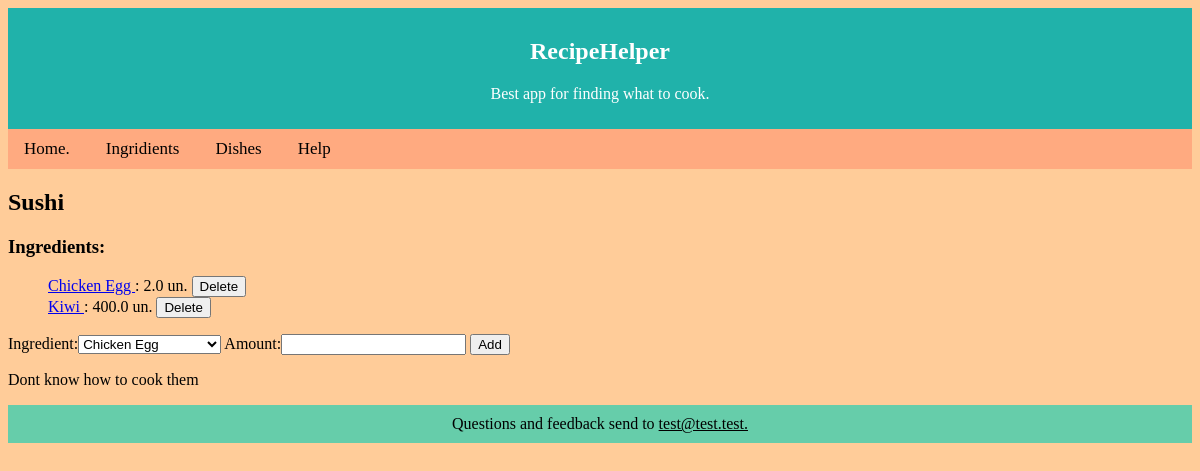
/recipe/6/, run on an earlier commit of the app's database.
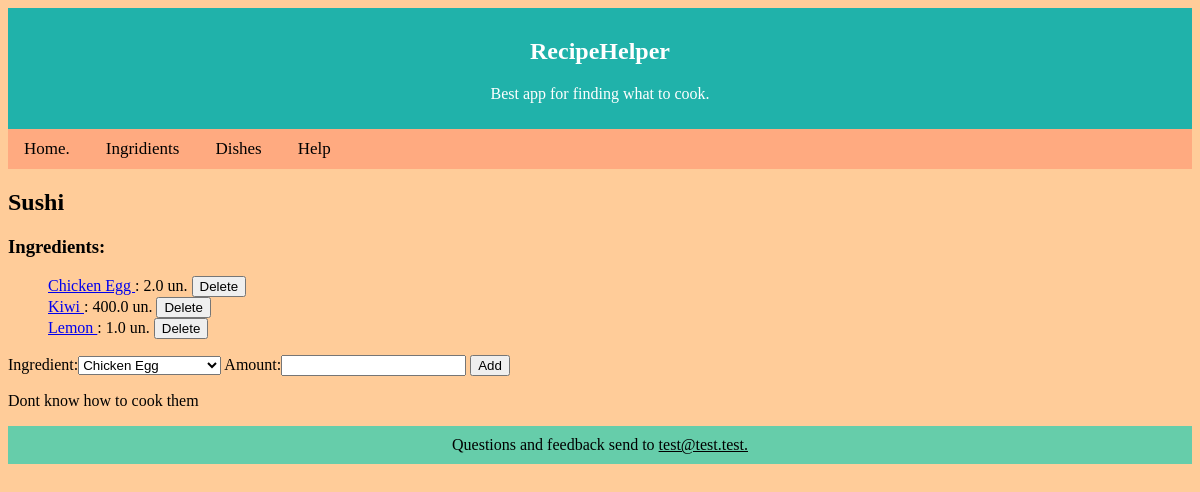
And on a later commit of the database.
### Picker/models.py (models this page shows, shortened)
class Recipe(models.Model):
    dish = models.ForeignKey(Dish, on_delete=models.CASCADE)
    ingredient = models.ForeignKey(Ingredient, on_delete=models.PROTECT)
    amount = models.DecimalField(max_digits = 10, decimal_places = 1, null = True)
    class Meta:
        unique_together = (('dish', 'ingredient'),)

class Ingredient(models.Model):
    name = models.CharField(max_length = 40, unique = True)
    units = models.CharField(max_length = 10)
    description = models.TextField(blank = True, default = '')

### Picker/views.py (the view)
# urls.py: path('recipe/<int:dish_id>/', views.recipe, name='recipe'),
def recipe(request, dish_id):
    try:
        rec = Dish.objects.get(pk=dish_id)
    except Dish.DoesNotExist:
        raise Http404("There is no such recipe.")
    ing_list = Recipe.objects.filter(dish_id=dish_id).select_related('ingredient')
    if request.method == 'POST':
        is_deleted = False
        for temp in ing_list:
            if str(temp.ingredient_id) in request.POST:
                Recipe.objects.filter(pk=temp.pk).delete()
                form = DishForm()
                is_deleted = True
                break
        if not is_deleted:
            form = DishForm(request.POST)
            if form.is_valid():
                ing2rec = Recipe(dish_id = dish_id, ingredient_id = form.cleaned_data['ingredient'],
                                 amount=form.cleaned_data['amount'])
                ing2rec.save()
        ing_list = Recipe.objects.filter(dish_id=dish_id).select_related('ingredient')
    else:
        form = DishForm()
    template = loader.get_template('dish.html')
    context = {
        'dish_name': rec.name,
        'ingredients_list': ing_list,
        'dish_description': rec.description,
        'form': form,
    }
    return HttpResponse(template.render(context, request))

### Picker/forms.py
class DishForm(forms.Form):
    choises = [tuple([x.id, x.name]) for x in Ingredient.objects.all()]
    ingredient = forms.CharField(widget = forms.Select(choices = choises))
    amount = forms.DecimalField(max_digits = 10, decimal_places = 1)

### templates/dish.html (shortened to what this page needs)
{% extends 'base.html' %}
{% block nav %}
<nav>
    <a href="{% url 'index' %}">Home.</a>
    <a href="{% url 'ing_cat' %}">Ingridients</a>
    <a href="{% url 'catalog' %}">Dishes</a>
    <a>Help</a>
</nav>
{% endblock %}
{% block content %}
<h2>{{ dish_name }}</h2>
<h3>Ingredients:</h3>
{% if ingredients_list %}
<ul id="inline">
    {% for ing in ingredients_list %}
        <li>
            <form method="post" >
                <a href="/ingredient/{{ ing.ingredient_id }} "> {{ ing.ingredient.name }} </a> : {{ ing.amount }} {{ ing.ingredient.units }}
                <input type="submit" name = "{{ ing.ingredient_id }}" value="Delete">
            </form>
        </li>
    {% endfor %}
</ul>
{% endif %}
<form method="post">
    {{ form }}
    <input type="submit" value="Add">
</form>
<p>{{dish_description}}</p>
{% endblock %}

What changed in the data, as far as the page shows it:
added Recipe: ingredient.name "Lemon", amount "1.0", ingredient.units "un."
